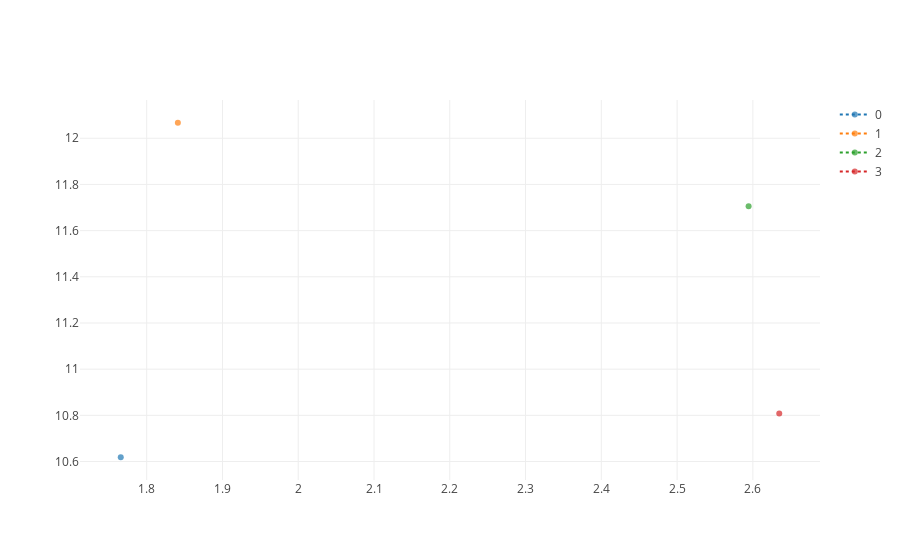

Notebook source saved alongside this figure:
### Code cell
plotter(['cats are the greatest animal', 'apples bananas pears plums', 'this is a test', 'hello how are you?'], 'o:', reduce_kwargs={'ndims': 2, 'algorithm': 'UMAP'}, text_kwargs={'model': 'NMF', 'corpus': 'nips'})

### Figure 1 — Plotly figure (JSON) as saved in the notebook; plotly's stock layout.template omitted (floating-point values rounded to 4 significant figures)
{"data": [{"line": {"dash": "dot"}, "marker": {"opacity": 0.7, "size": 6}, "mode": "lines+markers", "name": "0", "type": "scatter", "uid": "beea7403-d813-439a-bdbc-b222fac300e6", "x": [1.766], "y": [10.62]}, {"line": {"dash": "dot"}, "marker": {"opacity": 0.7, "size": 6}, "mode": "lines+markers", "name": "1", "type": "scatter", "uid": "914b42f3-1ac3-45a3-8374-3d5281c7c61f", "x": [1.841], "y": [12.07]}, {"line": {"dash": "dot"}, "marker": {"opacity": 0.7, "size": 6}, "mode": "lines+markers", "name": "2", "type": "scatter", "uid": "6cbbcd07-6bdc-4abf-a327-8171ddff0e6f", "x": [2.594], "y": [11.71]}, {"line": {"dash": "dot"}, "marker": {"opacity": 0.7, "size": 6}, "mode": "lines+markers", "name": "3", "type": "scatter", "uid": "d444f6b7-ab4c-4d5f-ada5-d0620944b74e", "x": [2.635], "y": [10.81]}], "layout": {}}
